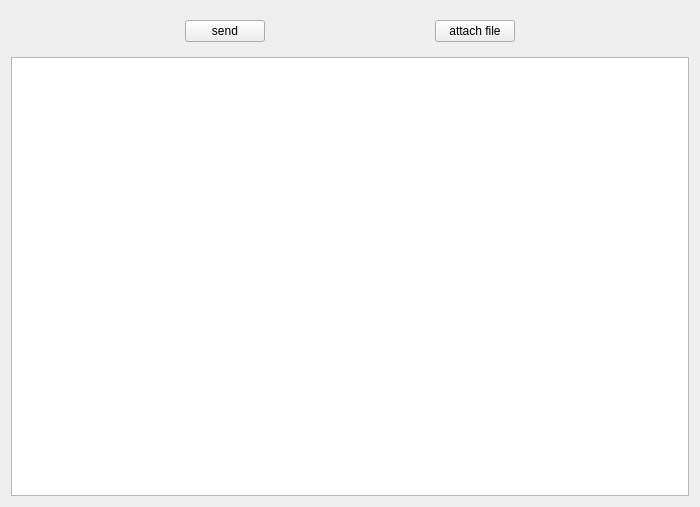
<?xml version="1.0" encoding="UTF-8"?>
<ui version="4.0">
 <class>BBSNewPost</class>
 <widget class="QWidget" name="BBSNewPost">
  <property name="geometry">
   <rect>
    <x>0</x>
    <y>0</y>
    <width>700</width>
    <height>507</height>
   </rect>
  </property>
  <property name="windowTitle">
   <string>Form</string>
  </property>
  <layout class="QVBoxLayout" name="verticalLayout">
   <item>
    <widget class="QWidget" name="widget" native="true">
     <layout class="QHBoxLayout" name="horizontalLayout">
      <item>
       <spacer name="horizontalSpacer_2">
        <property name="orientation">
         <enum>Qt::Horizontal</enum>
        </property>
        <property name="sizeHint" stdset="0">
         <size>
          <width>40</width>
          <height>20</height>
         </size>
        </property>
       </spacer>
      </item>
      <item>
       <widget class="QPushButton" name="bbs_send_post_btn">
        <property name="text">
         <string>send</string>
        </property>
       </widget>
      </item>
      <item>
       <spacer name="horizontalSpacer">
        <property name="orientation">
         <enum>Qt::Horizontal</enum>
        </property>
        <property name="sizeHint" stdset="0">
         <size>
          <width>40</width>
          <height>20</height>
         </size>
        </property>
       </spacer>
      </item>
      <item>
       <widget class="QPushButton" name="bbs_attach_file_btn">
        <property name="text">
         <string>attach file</string>
        </property>
       </widget>
      </item>
      <item>
       <spacer name="horizontalSpacer_3">
        <property name="orientation">
         <enum>Qt::Horizontal</enum>
        </property>
        <property name="sizeHint" stdset="0">
         <size>
          <width>40</width>
          <height>20</height>
         </size>
        </property>
       </spacer>
      </item>
     </layout>
    </widget>
   </item>
   <item>
    <widget class="QTextEdit" name="bbs_post_editor"/>
   </item>
  </layout>
 </widget>
 <resources/>
 <connections/>
</ui>
